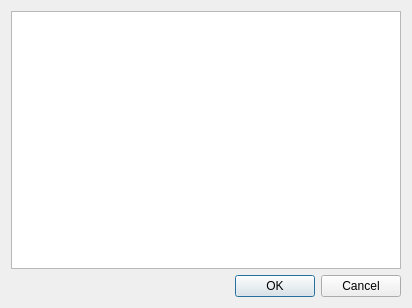
<?xml version="1.0" encoding="UTF-8"?>
<ui version="4.0">
 <class>AddWordsDialog</class>
 <widget class="QDialog" name="AddWordsDialog">
  <property name="geometry">
   <rect>
    <x>0</x>
    <y>0</y>
    <width>412</width>
    <height>308</height>
   </rect>
  </property>
  <property name="windowTitle">
   <string>Add words</string>
  </property>
  <layout class="QGridLayout" name="gridLayout">
   <item row="2" column="0">
    <widget class="QDialogButtonBox" name="buttonBox">
     <property name="orientation">
      <enum>Qt::Horizontal</enum>
     </property>
     <property name="standardButtons">
      <set>QDialogButtonBox::Cancel|QDialogButtonBox::Ok</set>
     </property>
    </widget>
   </item>
   <item row="1" column="0">
    <widget class="QTextEdit" name="textEdit_">
     <property name="acceptRichText">
      <bool>false</bool>
     </property>
    </widget>
   </item>
  </layout>
 </widget>
 <tabstops>
  <tabstop>textEdit_</tabstop>
  <tabstop>buttonBox</tabstop>
 </tabstops>
 <resources/>
 <connections>
  <connection>
   <sender>buttonBox</sender>
   <signal>accepted()</signal>
   <receiver>AddWordsDialog</receiver>
   <slot>accept()</slot>
   <hints>
    <hint type="sourcelabel">
     <x>248</x>
     <y>254</y>
    </hint>
    <hint type="destinationlabel">
     <x>157</x>
     <y>274</y>
    </hint>
   </hints>
  </connection>
  <connection>
   <sender>buttonBox</sender>
   <signal>rejected()</signal>
   <receiver>AddWordsDialog</receiver>
   <slot>reject()</slot>
   <hints>
    <hint type="sourcelabel">
     <x>316</x>
     <y>260</y>
    </hint>
    <hint type="destinationlabel">
     <x>286</x>
     <y>274</y>
    </hint>
   </hints>
  </connection>
 </connections>
</ui>
